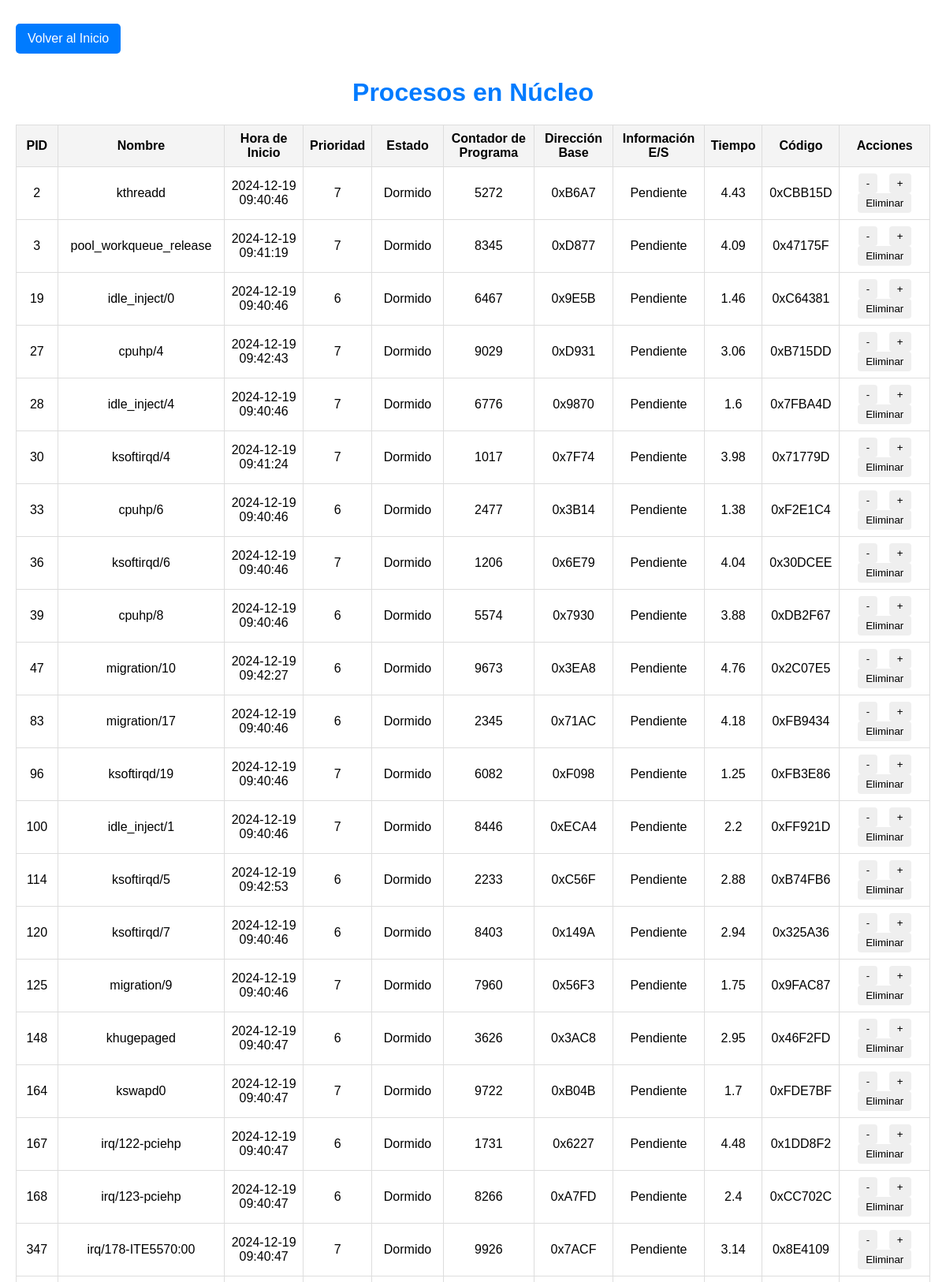
The app's page /nucleo/2 (upper part) with its own data.
### app.py (models this page shows, shortened)
class Proceso(db.Model):
    id = db.Column(db.Integer, primary_key=True)
    nombre = db.Column(db.String(50), nullable=False)
    prioridad = db.Column(db.Integer, nullable=False)
    hora_inicio = db.Column(db.String(50), nullable=False)
    tiempo_restante = db.Column(db.Integer, nullable=False)
    cpu_asignado = db.Column(db.Integer, nullable=True)
    estado = db.Column(db.String(50), default="En ejecución")
    contador_programa = db.Column(db.Integer, default=0)
    direccion_base = db.Column(db.Integer, default=0x1000)
    info_entrada_salida = db.Column(db.String(50), default="Pendiente")
    tiempo = db.Column(db.Float, default=3.5)
    codigo = db.Column(db.String(50), default="0xABC123")

### app.py (the view)
@app.route('/nucleo/<int:cpu_id>')
def ver_nucleo(cpu_id):
    session = SessionFactory()
    try:
        procesos = session.query(Proceso).filter_by(cpu_asignado=cpu_id).all()
    finally:
        session.close()
    return render_template('nucleo.html', cpu_id=cpu_id, procesos=procesos)

### templates/nucleo.html (shortened to what this page needs)
<!DOCTYPE html>
<html lang="es">
<head>
</head>
<body>
    <a href="/" class="back-button">Volver al Inicio</a>
    <h1>Procesos en Núcleo {{ nucleo_id }}</h1>
    <table>
        <thead>
            <tr>
                <th>PID</th>
                <th>Nombre</th>
                <th>Hora de Inicio</th>
                <th>Prioridad</th>
                <th>Estado</th>
                <th>Contador de Programa</th>
                <th>Dirección Base</th>
                <th>Información E/S</th>
                <th>Tiempo</th>
                <th>Código</th>
                <th>Acciones</th>
            </tr>
        </thead>
        <tbody>
            {% for proceso in procesos %}
            <tr id="fila-{{ proceso.id }}">
                <td>{{ proceso.id }}</td>
                <td>{{ proceso.nombre or "Proceso Desconocido" }}</td>
                <td>{{ proceso.hora_inicio or "N/A" }}</td>
                <td>{{ proceso.prioridad or "N/A" }}</td>
                <td>{{ proceso.estado or "Desconocido" }}</td>
                <td>{{ proceso.contador_programa or "N/A" }}</td>
                <td>{{ proceso.direccion_base or "N/A" }}</td>
                <td>{{ proceso.info_entrada_salida or "N/A" }}</td>
                <td>{{ proceso.tiempo or "N/A" }}</td>
                <td>{{ proceso.codigo or "N/A" }}</td>
                <td>
                    <button onclick="cambiarPrioridad({{ proceso.id }}, -1)">-</button>
                    <button onclick="cambiarPrioridad({{ proceso.id }}, 1)">+</button>
                    <button onclick="eliminarProceso({{ proceso.id }})">Eliminar</button>
                </td>
            </tr>
            {% endfor %}
        </tbody>
    </table>
</body>
</html>

### templates/nucleo.html (style rules this page uses)
body { font-family: Arial, sans-serif; margin: 20px; }
h1 { text-align: center; color: #007BFF; }
table { width: 100%; border-collapse: collapse; margin: 20px 0; }
th, td { border: 1px solid #ddd; padding: 8px; text-align: center; }
th { background-color: #f4f4f4; }
button { padding: 5px 10px; margin: 0 5px; border: none; border-radius: 4px; cursor: pointer; }
.back-button { display: inline-block; margin: 10px 0; padding: 10px 15px; background-color: #007BFF; color: white; text-decoration: none; border-radius: 5px; cursor: pointer; }

### records on screen
Proceso: id "2", nombre "kthreadd", hora_inicio "2024-12-19 09:40:46", prioridad "7", estado "Dormido", contador_programa "5272", direccion_base "0xB6A7", info_entrada_salida "Pendiente", tiempo "4.43", codigo "0xCBB15D"
Proceso: id "3", nombre "pool_workqueue_release", hora_inicio "2024-12-19 09:41:19", prioridad "7", estado "Dormido", contador_programa "8345", direccion_base "0xD877", info_entrada_salida "Pendiente", tiempo "4.09", codigo "0x47175F"
Proceso: id "19", nombre "idle_inject/0", hora_inicio "2024-12-19 09:40:46", prioridad "6", estado "Dormido", contador_programa "6467", direccion_base "0x9E5B", info_entrada_salida "Pendiente", tiempo "1.46", codigo "0xC64381"
Proceso: id "27", nombre "cpuhp/4", hora_inicio "2024-12-19 09:42:43", prioridad "7", estado "Dormido", contador_programa "9029", direccion_base "0xD931", info_entrada_salida "Pendiente", tiempo "3.06", codigo "0xB715DD"
Proceso: id "28", nombre "idle_inject/4", hora_inicio "2024-12-19 09:40:46", prioridad "7", estado "Dormido", contador_programa "6776", direccion_base "0x9870", info_entrada_salida "Pendiente", tiempo "1.6", codigo "0x7FBA4D"
Proceso: id "30", nombre "ksoftirqd/4", hora_inicio "2024-12-19 09:41:24", prioridad "7", estado "Dormido", contador_programa "1017", direccion_base "0x7F74", info_entrada_salida "Pendiente", tiempo "3.98", codigo "0x71779D"
Proceso: id "33", nombre "cpuhp/6", hora_inicio "2024-12-19 09:40:46", prioridad "6", estado "Dormido", contador_programa "2477", direccion_base "0x3B14", info_entrada_salida "Pendiente", tiempo "1.38", codigo "0xF2E1C4"
Proceso: id "36", nombre "ksoftirqd/6", hora_inicio "2024-12-19 09:40:46", prioridad "7", estado "Dormido", contador_programa "1206", direccion_base "0x6E79", info_entrada_salida "Pendiente", tiempo "4.04", codigo "0x30DCEE"
Proceso: id "39", nombre "cpuhp/8", hora_inicio "2024-12-19 09:40:46", prioridad "6", estado "Dormido", contador_programa "5574", direccion_base "0x7930", info_entrada_salida "Pendiente", tiempo "3.88", codigo "0xDB2F67"
Proceso: id "47", nombre "migration/10", hora_inicio "2024-12-19 09:42:27", prioridad "6", estado "Dormido", contador_programa "9673", direccion_base "0x3EA8", info_entrada_salida "Pendiente", tiempo "4.76", codigo "0x2C07E5"
Proceso: id "83", nombre "migration/17", hora_inicio "2024-12-19 09:40:46", prioridad "6", estado "Dormido", contador_programa "2345", direccion_base "0x71AC", info_entrada_salida "Pendiente", tiempo "4.18", codigo "0xFB9434"
Proceso: id "96", nombre "ksoftirqd/19", hora_inicio "2024-12-19 09:40:46", prioridad "7", estado "Dormido", contador_programa "6082", direccion_base "0xF098", info_entrada_salida "Pendiente", tiempo "1.25", codigo "0xFB3E86"
Proceso: id "100", nombre "idle_inject/1", hora_inicio "2024-12-19 09:40:46", prioridad "7", estado "Dormido", contador_programa "8446", direccion_base "0xECA4", info_entrada_salida "Pendiente", tiempo "2.2", codigo "0xFF921D"
Proceso: id "114", nombre "ksoftirqd/5", hora_inicio "2024-12-19 09:42:53", prioridad "6", estado "Dormido", contador_programa "2233", direccion_base "0xC56F", info_entrada_salida "Pendiente", tiempo "2.88", codigo "0xB74FB6"
Proceso: id "120", nombre "ksoftirqd/7", hora_inicio "2024-12-19 09:40:46", prioridad "6", estado "Dormido", contador_programa "8403", direccion_base "0x149A", info_entrada_salida "Pendiente", tiempo "2.94", codigo "0x325A36"
Proceso: id "125", nombre "migration/9", hora_inicio "2024-12-19 09:40:46", prioridad "7", estado "Dormido", contador_programa "7960", direccion_base "0x56F3", info_entrada_salida "Pendiente", tiempo "1.75", codigo "0x9FAC87"
Proceso: id "148", nombre "khugepaged", hora_inicio "2024-12-19 09:40:47", prioridad "6", estado "Dormido", contador_programa "3626", direccion_base "0x3AC8", info_entrada_salida "Pendiente", tiempo "2.95", codigo "0x46F2FD"
Proceso: id "164", nombre "kswapd0", hora_inicio "2024-12-19 09:40:47", prioridad "7", estado "Dormido", contador_programa "9722", direccion_base "0xB04B", info_entrada_salida "Pendiente", tiempo "1.7", codigo "0xFDE7BF"
Proceso: id "167", nombre "irq/122-pciehp", hora_inicio "2024-12-19 09:40:47", prioridad "6", estado "Dormido", contador_programa "1731", direccion_base "0x6227", info_entrada_salida "Pendiente", tiempo "4.48", codigo "0x1DD8F2"
Proceso: id "168", nombre "irq/123-pciehp", hora_inicio "2024-12-19 09:40:47", prioridad "6", estado "Dormido", contador_programa "8266", direccion_base "0xA7FD", info_entrada_salida "Pendiente", tiempo "2.4", codigo "0xCC702C"
Proceso: id "347", nombre "irq/178-ITE5570:00", hora_inicio "2024-12-19 09:40:47", prioridad "7", estado "Dormido", contador_programa "9926", direccion_base "0x7ACF", info_entrada_salida "Pendiente", tiempo "3.14", codigo "0x8E4109"
